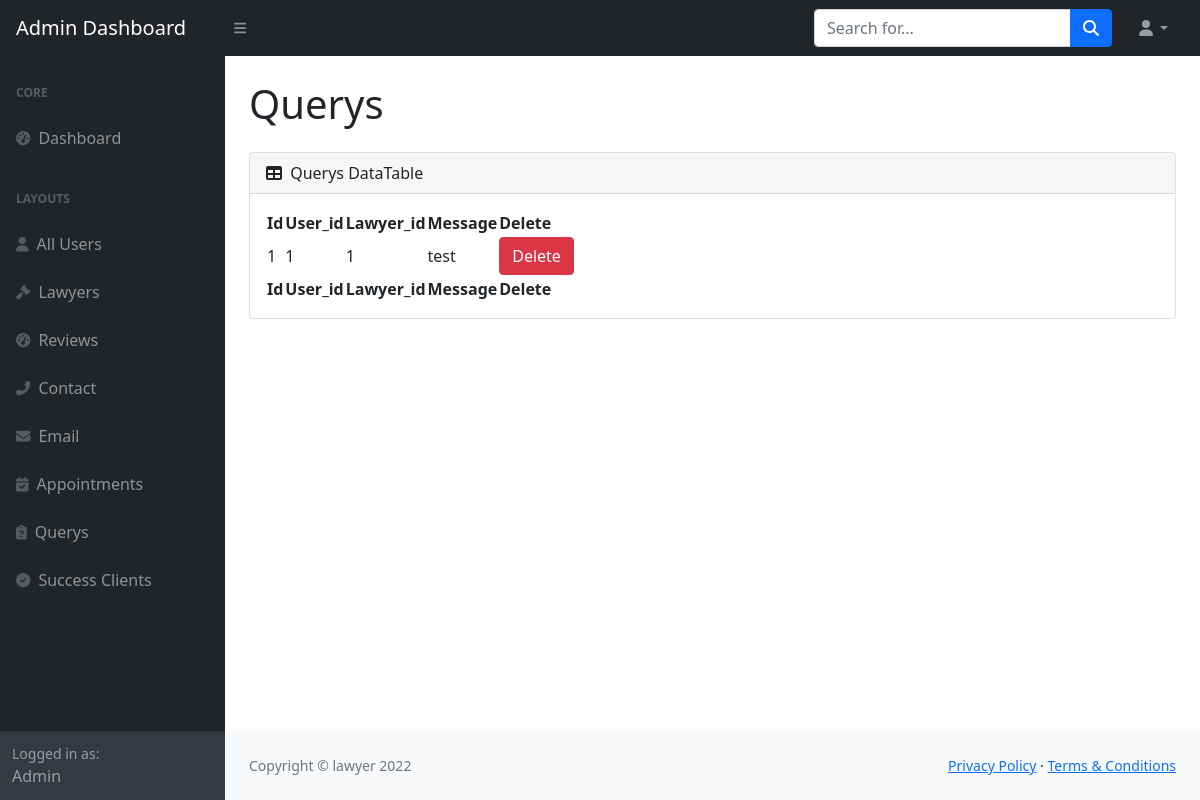
The page /Admin/query.php (signed in) on the database its author committed.
### tables this page shows
CREATE TABLE `client_query` (
  `id` int(11) NOT NULL,
  `User_id` int(11) NOT NULL,
  `Lawyer_id` int(11) NOT NULL,
  `Message` varchar(255) NOT NULL
);

### Admin/query.php (the view, shortened to what this page needs)
<?php
    include_once("./include/conn.inc.php");
    include_once("header.php");
    if ($_SESSION["role"] == "0") {
?>
<div id="layoutSidenav_content">
    <main>
        <div class="container-fluid px-4">
            <h1 class="mt-4 mb-4">Querys</h1>
            <div class="card mb-4">
                <div class="card-header">
                    <i class="fas fa-table me-1"></i>
                    Querys DataTable
                </div>
                <div class="card-body">
                    <table id="datatablesSimple">
                        <thead>
                            <tr>
                                <th>Id</th>
                                <th>User_id</th>
                                <th>Lawyer_id</th>
                                <th>Message</th>
                                <th>Delete</th>
                            </tr>
                        </thead>
                        <tfoot>
                            <tr>
                                <th>Id</th>
                                <th>User_id</th>
                                <th>Lawyer_id</th>
                                <th>Message</th>
                                <th>Delete</th>
                            </tr>
                        </tfoot>
                        <?php
                            $query = "SELECT * FROM `client_query`";
                            $result = mysqli_query($conn, $query);
                            if (mysqli_num_rows($result)) {
                                while ($row = mysqli_fetch_array($result)) {
                        ?>
                        <tbody>
                            <tr>
                                <td><?php echo $row[0] ?></td>
                                <td><?php echo $row[1] ?></td>
                                <td><?php echo $row[2] ?></td>
                                <td><?php echo $row[3] ?></td>
                                <td><button type="button" value="<?php echo $row[0]; ?>" class="btn btn-danger deleteBtn" data-bs-toggle="modal" data-bs-target="#modalDelete">Delete</button></td>
                            </tr>
                        </tbody>
                        <?php
                                }
                            }
                        ?>
                    </table>
                </div>
            </div>
        </div>
    </main>
<?php
include_once("footer.php");
?>
<?php
    }
    else {
    ?>
    <script>
        window.location.assign("../Admin/login.php");
    </script>
    <?php
    }
?>

### rows shown on the page
client_query: id "1", User "1", Lawyer "1", Message "test"

### other values the page prints
$_SESSION["name"] "Admin"
